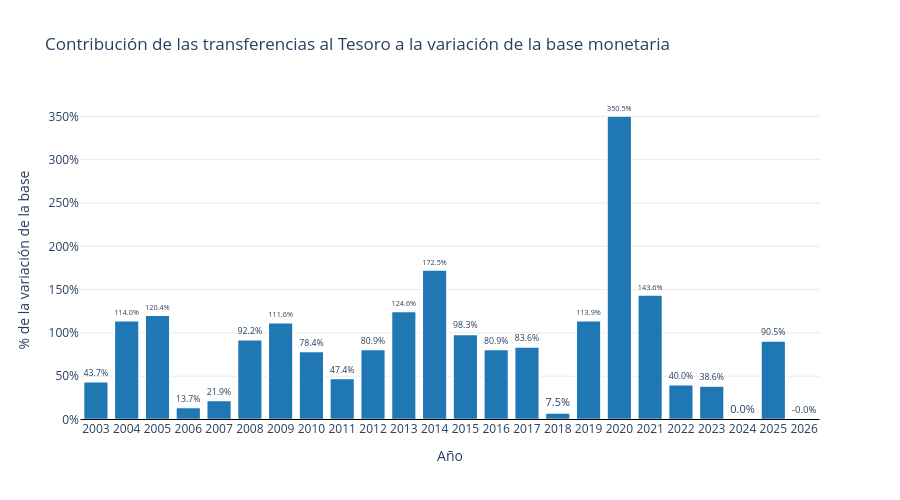

Source (notebook cell):
### Code cell
var_for_transf_tesoro = pd.Series(var_for_transf_tesoro.copy())
import plotly.graph_objects as go

years = var_for_transf_tesoro.index.astype(str).tolist()
values = var_for_transf_tesoro.values * 100
colors = ['#1f77b4' if v >= 0 else '#d62728' for v in values]

fig = go.Figure()

fig.add_trace(go.Bar(
    x=years,
    y=values,
    marker_color=colors,
    marker_line_color='white',
    marker_line_width=1.5,
    text=[f"{v:.1f}%" for v in values],
    textposition='outside'
))

fig.update_layout(
    title="Contribución de las transferencias al Tesoro a la variación de la base monetaria",
    xaxis_title="Año",
    yaxis_title="% de la variación de la base",
    yaxis_ticksuffix="%",
    plot_bgcolor='white',
    height=500,
    width=900,
    shapes=[dict(
        type='line',
        x0=-0.5, x1=len(years) - 0.5,
        y0=0, y1=0,
        line=dict(color='black', width=1)
    )]
)

fig.update_xaxes(showgrid=False)
fig.update_yaxes(showgrid=True, gridcolor='lightgrey', gridwidth=0.5)

fig.show()

### Figure 1 — Plotly figure (JSON) as saved in the notebook; plotly's stock layout.template omitted (floating-point values rounded to 4 significant figures)
{"data": [{"marker": {"color": ["#1f77b4", "#1f77b4", "#1f77b4", "#1f77b4", "#1f77b4", "#1f77b4", "#1f77b4", "#1f77b4", "#1f77b4", "#1f77b4", "#1f77b4", "#1f77b4", "#1f77b4", "#1f77b4", "#1f77b4", "#1f77b4", "#1f77b4", "#1f77b4", "#1f77b4", "#1f77b4", "#1f77b4", "#1f77b4", "#1f77b4", "#1f77b4"], "line": {"color": "white", "width": 1.5}}, "text": ["43.7%", "114.0%", "120.4%", "13.7%", "21.9%", "92.2%", "111.6%", "78.4%", "47.4%", "80.9%", "124.6%", "172.5%", "98.3%", "80.9%", "83.6%", "7.5%", "113.9%", "350.5%", "143.6%", "40.0%", "38.6%", "0.0%", "90.5%", "-0.0%"], "textposition": "outside", "type": "bar", "x": ["2003", "2004", "2005", "2006", "2007", "2008", "2009", "2010", "2011", "2012", "2013", "2014", "2015", "2016", "2017", "2018", "2019", "2020", "2021", "2022", "2023", "2024", "2025", "2026"], "y": [43.69, 114.0, 120.4, 13.73, 21.94, 92.16, 111.6, 78.45, 47.42, 80.92, 124.6, 172.5, 98.26, 80.9, 83.59, 7.478, 113.9, 350.5, 143.6, 40.01, 38.55, 0.0, 90.54, -0.0]}], "layout": {"height": 500, "plot_bgcolor": "white", "shapes": [{"line": {"color": "black", "width": 1}, "type": "line", "x0": -0.5, "x1": 23.5, "y0": 0, "y1": 0}], "title": {"text": "Contribución de las transferencias al Tesoro a la variación de la base monetaria"}, "width": 900, "xaxis": {"showgrid": false, "title": {"text": "Año"}}, "yaxis": {"gridcolor": "lightgrey", "gridwidth": 0.5, "showgrid": true, "ticksuffix": "%", "title": {"text": "% de la variación de la base"}}}}
